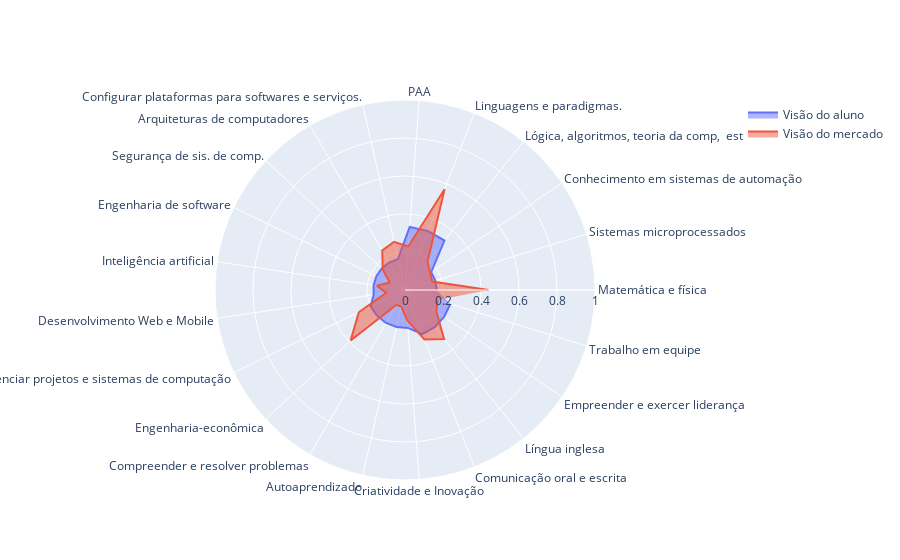

The notebook cell saved with this chart:
### Code cell
fig = Plot.spider_plot(
    categorias,
    r1=list(notas_aluno.values()),
    r1_name='Visão do aluno',
    r2=list(visao_mercado.values()),
    r2_name="Visão do mercado")

### Figure 1 — Plotly figure (JSON) as saved in the notebook; plotly's stock layout.template omitted (floating-point values rounded to 4 significant figures)
{"data": [{"fill": "toself", "name": "Visão do aluno", "r": [0.167, 0.167, 0.167, 0.333, 0.333, 0.333, 0.167, 0.167, 0.167, 0.167, 0.167, 0.167, 0.2, 0.2, 0.2, 0.2, 0.2, 0.25, 0.25, 0.25, 0.25], "theta": ["Matemática e física", "Sistemas microprocessados", "Conhecimento em sistemas de automação ", "Lógica, algoritmos, teoria da comp,  estruras de dados.", "Linguagens e paradigmas.", "PAA", "Configurar plataformas para softwares e serviços.", "Arquiteturas de computadores", "Segurança de sis. de comp.", "Engenharia de software", "Inteligência artificial", "Desenvolvimento Web e Mobile", "Gerenciar projetos e sistemas de computação", "Engenharia-econômica", "Compreender e resolver problemas", "Autoaprendizado", "Criatividade e Inovação", "Comunicação oral e escrita", "Língua inglesa", "Empreender e exercer liderança", "Trabalho em equipe"], "type": "scatterpolar"}, {"fill": "toself", "name": "Visão do mercado", "r": [0.44, 0.15, 0.16, 0.19, 0.57, 0.23, 0.26, 0.24, 0.16, 0.09, 0.15, 0.1, 0.27, 0.39, 0.09, 0.09, 0.16, 0.28, 0.33, 0.2, 0.18], "theta": ["Matemática e física", "Sistemas microprocessados", "Conhecimento em sistemas de automação ", "Lógica, algoritmos, teoria da comp,  estruras de dados.", "Linguagens e paradigmas.", "PAA", "Configurar plataformas para softwares e serviços.", "Arquiteturas de computadores", "Segurança de sis. de comp.", "Engenharia de software", "Inteligência artificial", "Desenvolvimento Web e Mobile", "Gerenciar projetos e sistemas de computação", "Engenharia-econômica", "Compreender e resolver problemas", "Autoaprendizado", "Criatividade e Inovação", "Comunicação oral e escrita", "Língua inglesa", "Empreender e exercer liderança", "Trabalho em equipe"], "type": "scatterpolar"}], "layout": {"autosize": true, "polar": {"angularaxis": {"type": "category"}, "radialaxis": {"autorange": false, "range": [0, 1], "type": "linear", "visible": true}}, "showlegend": true}}
